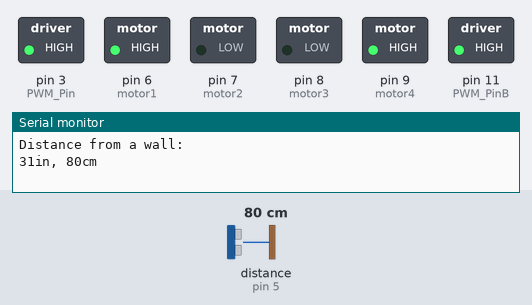
The sketch below on a simulated Arduino Uno, built with avr-gcc and run on an emulated ATmega328P. Parts: switched loads named in the sketch (green lamp = pin HIGH), the last lines printed to the serial monitor. Wiring (inferred from the names in the program): ultrasonic range finder: trigger pin 4; echo pin 5. Dashed ring = blinking. The test bench sets the inputs (shaded band); at power-on: distance to the obstacle (sensor on pin 5) 80 cm. The echo pulse lasts 58.3 µs per cm; pins used as bus, display or sensor lines are not drawn.

Above: at 6.2 s.
6.3 s: distance to the obstacle (sensor on pin 5) set to 13 cm
At 10.8 s:
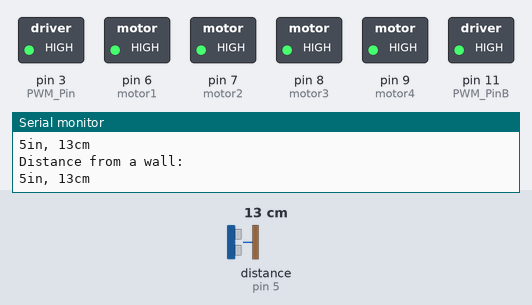
10.9 s: distance to the obstacle (sensor on pin 5) set to 10 cm
At 12.7 s:
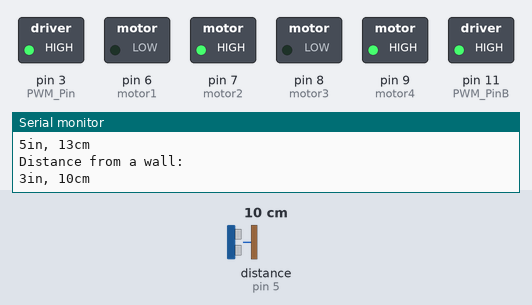
15.0 s: distance to the obstacle (sensor on pin 5) set to 60 cm
At 17.1 s:
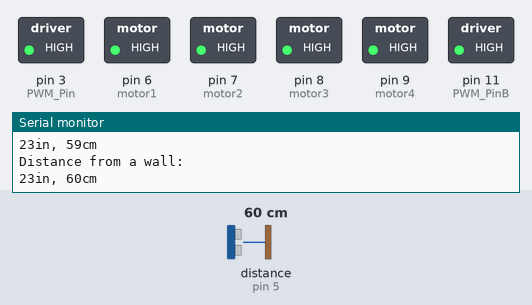
Timing chart, 0 to 25.6 s (numbered marks = the images above; inputs shaded):
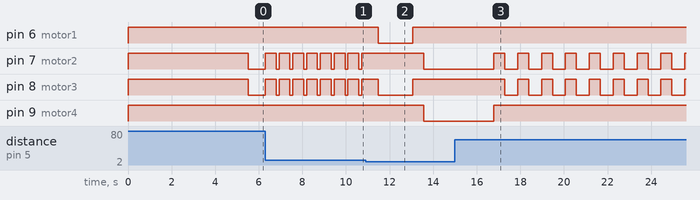

Measured:
- the behaviour switches between 12 and 11 cm on distance to the obstacle (sensor on pin 5) (found by bisection; images 1 and 2)
- after the input at 6.3 s, pin 7 (motor2), pin 8 (motor3): alternates HIGH for 0.50 s and LOW for 0.13 s, starting after 0.63 s
- after the input at 10.9 s, pin 6 (motor1): HIGH → LOW after 0.57 s, → HIGH 1.6 s later; pin 9 (motor4): HIGH → LOW after 2.7 s
- after the input at 15.0 s, pin 6 (motor1): stops changing and stays HIGH

The sketch:

robotMovement.ino
```cpp
/*
Variable Names:
    PWM_Pin, PWM_Speed
Variable Type:

Purpose:
    Stores the pin number that corresponds to the Pulse Width Modulation(PWM) pin on the Arduino
    Also controles the frequency of the PWM
 */
 #define PWM_Pin 3 //needs to be this pin for pwm
 #define PWM_PinB 11
 #define PWM_Speed 130

/*
Variable Names:
    motor1, motor2, motor3, motor4
Variable Type:

Purpose:
    Stores the digital pin numbers corresponding to the motor connections
    motor1 and motor2 represent the bidirectional movement of 2 motors in parallel
      (each motor value only controls 1 direction)
    motor3 and motor4 work the same but for different motors
 */

    #define motor1 6
    #define motor2 7

    #define motor3 8
    #define motor4 9

/*
Variable Names:
    leftTouchSensor, rightTouchSensor
Variable Type:
    Character
Purpose:
    Stores the analog pin numbers corresponding to the left and right front touch sensors
 */
    //char leftTouchSensor = "A6";
    //char rightTouchSensor = "A5";

/*
Variable Names:
    sonicTrigger, sonicEcho, duration, cm, inches
Variable Types:
    int, long
Purpose:
    Stores the digital pin number that corresponds to the ultrasonic distance sensor's trigger and echo pins
 */
    #define sonicTrigger 4
    #define sonicEcho 5
    long duration, cm, inches;
/*
Function Name:
    setup
Return Type:
    void
Inputs:
    None
Outputs:
    None
Purpose:
    A function that runs upon intialization of the Arduino
    Houses the code that initalizes the pin setup of the motors and PWM
 */
    void setup()
    {
      /*
      Variables involved:
          PWM_Pin, motor1, motor2, motor3, motor4, leftTouchSensor, rightTouchSensor, sonicTrigger, sonicEcho
      Functions Used:
          pinMode()
        Inputs:
            PWM_Pin, motor1, motor2, motor3, motor4, OUTPUT, leftTouchSensor, rightTouchSenspr, sonicTrigger, sonicEcho
        Outputs:
            None
      Purpose:
          Initialize the pins and configure them as either inputs or outputs
       */
             pinMode(PWM_Pin,OUTPUT);
             pinMode(PWM_PinB,OUTPUT);
             pinMode(motor1,OUTPUT);
             pinMode(motor2,OUTPUT);
             pinMode(motor3,OUTPUT);
             pinMode(motor4,OUTPUT);

             //pinMode(leftTouchSensor,INPUT);
             //pinMode(rightTouchSensor,INPUT);

             pinMode(sonicTrigger,OUTPUT);
             pinMode(sonicEcho,INPUT);


      /*
      Variables Used:
          PWM_Pin, motor1, motor2, motor3, motor4
      Functions Used:
          digitalWrite()
        Inputs:
              PWM_Pin, PWM_Speed, motor1, motor2, motor3, motor4, HIGH
        Outputs:
              None
      Purpose:
          Sets the frequency of the PWM and stops the motors
       */
           digitalWrite(PWM_Pin,PWM_Speed);
           digitalWrite(PWM_PinB,PWM_Speed);
           digitalWrite(motor1,HIGH);
           digitalWrite(motor2,HIGH);
           digitalWrite(motor3,HIGH);
           digitalWrite(motor4,HIGH);


      /*
      Functions Used:
          begin()
        Input:
          (a number)
        Output:
          None
      Purpose:
          Initializes the Serial communication and sets the tempo at which signals will be sent
       */
          Serial.begin(9600);
          delay(5000);
    }

/*
Function Name:
    loop
Return Type:
    void
Inputs:
    None
Outputs:
    None
Purpose:
    A function that continually loops as long as the Arduino is active
    Contains the functions that allow the Tekbot to move autonomously
 */

    void loop()
    {
        navigateMaze();
    }

/*
Function Name:
    moveForward
Return Type:
    void
Inputs:
    None
Outputs:
    None
Purpose:
    Turns on motors in a specific way to move the Tekbot in the "Forward" direction
 */
    void moveForward()
    {
         //Left Side Motor
         digitalWrite(motor1,HIGH);
         digitalWrite(motor2,LOW);

         //Right Side Motor
         digitalWrite(motor3,LOW);
         digitalWrite(motor4,HIGH);

    }


/*
Function Name:
    moveBackward
Return Type:
    void
Inputs:
    None
Outputs:
    None
Purpose:
    Turns the motors on to move the Tekbot in the "backwards" direction
 */
    void moveBackward()
    {
         //Left Side Motor
         digitalWrite(motor1,LOW);
         digitalWrite(motor2,HIGH);

         //Right Side Motor
         digitalWrite(motor3,HIGH);
         digitalWrite(motor4,LOW);

    }

/*
Function Name:
    moveStop
Return Type:
    void
Inputs:
    None
Outputs:
    None
Purpose:
    To stop all the motors
 */
      void moveStop()
      {
           digitalWrite(motor1,HIGH);
           digitalWrite(motor2,HIGH);
           digitalWrite(motor3,HIGH);
           digitalWrite(motor4,HIGH);
      }


/*
Function Name:
    rotateRight
Return Type:
    void
Inputs:
    None
Outputs:
    None
Purpose:
    Turns on the motors specific way to rotate the Tekbot to the "right" side
 */
    void rotateRight()
    {
         //Left Side Motor
         digitalWrite(motor1,HIGH);
         digitalWrite(motor2,LOW);

         //Right Side Motor
         digitalWrite(motor3,HIGH);
         digitalWrite(motor4,LOW);
    }

/*
Function Name:
    rotateLeft
Return Type:
    void
Inputs:
    None
Outputs:
    None
Purpose:
    Turns on the motors specific way to rotate the Tekbot to the "left" side
 */
    void rotateLeft()
    {
         //Right Side Motor
         digitalWrite(motor1,LOW);
         digitalWrite(motor2,HIGH);

         //Left Side Motor
         digitalWrite(motor3,LOW);
         digitalWrite(motor4,HIGH);
    }


/*
Function Name:
    isTouchSensorPressed
Return Type:
    Boolean
Inputs:
    Char(leftTouchSensor or rightTouchSensor)
Outputs:
    Boolean: False(Unpressed) or True(Pressed)
Purpose:
    Converts the value of the specific touch sensor inputted and returns a boolean to indicate whether it is pressed
 */
  /*
    bool isTouchSensorPressed(char sensor)
    {
        if(sensor == leftTouchSensor)
        {
             if(analogRead(sensor) == LOW)
             {
                 return true;
             }
             else
             {
                 return false;
             }
        }
        else if(sensor == rightTouchSensor)
        {
             if(analogRead(sensor) == LOW)
             {
                 return true;
             }
             else
             {
                 return false;
             }

        }
        else
        {
             Serial.println();
             Serial.print("The input is not a touch sensor");
        }
    }
  */
/*
Function Name:
    howFarIsWall
Return Type:
    double
Inputs:
    Int (sonicTrigger, sonicEcho)
Outputs:
    Distance(long)
Purpose:
    Operates the ultrasonic sensor by sending out pulses and using math and the time it taks to recieve the pulse to determine the distance
 */
    double howFarIsWall( int trigger, int echo)
    {
      //(CODE ADAPTED FROM RUI SANTOS)

        /*
            The ultrasonic sensor operates on HIGH pulses of 10+ microseconds
            so it is important to send a short LOW ping to get clean HIGH pings
         */

        digitalWrite(trigger, LOW);
        delayMicroseconds(5);

        digitalWrite(trigger, HIGH);
        delayMicroseconds(10);

        digitalWrite(trigger, LOW);

        //This sends a pulse and the duration is the time it takes for the echo to come back
        duration = pulseIn(echo, HIGH);

        // Convert the time into a distance
        cm = (duration/2) / 29.1;     // Divide by 29.1 or multiply by 0.0343
        inches = (duration/2) / 74;   // Divide by 74 or multiply by 0.0135

        //Prints the distance from the wall into the serial
        Serial.print("Distance from a wall:");
        Serial.println();
        Serial.print(inches);
        Serial.print("in, ");
        Serial.print(cm);
        Serial.print("cm");
        Serial.println();

        return cm;
    }
/*
Function Name:
    navigateMaze
Return Type:
    void
Inputs:
    None
Outputs:
    None
Purpose:
    Navigates a maze autonomously
 */
    int rate = 10; //The real rate is 20 but this is for accuracy purposes.
    int timeFor180Degree = 3200; //The estimated time it takes for the robot to rotate 180 degrees in milliseconds
    int timeFor90Degree = 1600;  //The estimated time it takes for the robot to rotate 90 degrees in miliseconds
    void navigateMaze()
    {


        int wallDistance = howFarIsWall(sonicTrigger,sonicEcho);
        delay(250);


            while( wallDistance > 10)
            {
                delay(250);
                moveForward();
                delay(wallDistance*rate);
                moveStop();
                delay(250);
                wallDistance = howFarIsWall(sonicTrigger,sonicEcho);
            }

            moveStop();
            delay(500);
            rotateLeft();
            delay(timeFor90Degree);
            moveStop();

            if(howFarIsWall(sonicTrigger,sonicEcho) < 15)
            {
                  delay(500);
                  rotateRight();
                  delay(timeFor180Degree);
                  moveStop();
            }

             if(howFarIsWall(sonicTrigger,sonicEcho) < 10)
            {
                 moveBackward();
                 delay(2000);
                 moveStop();
            }
        }


/* COPY OF NAGIVATE MAZE BEFORE CHANGES
 Function Name:
    navigateMaze
Return Type:
    void
Inputs:
    None
Outputs:
    None
Purpose:
    Navigates a maze autonomously

    int rate = 10; //The real rate is 20 but this is for accuracy purposes.
    int timeFor180Degree = 1500; //The estimated time it takes for the robot to rotate 180 degrees in milliseconds
    int timeFor90Degree = 800;  //The estimated time it takes for the robot to rotate 90 degrees in miliseconds
    void navigateMaze()
    {

        int wallDistance = howFarIsWall(sonicTrigger,sonicEcho);
        delay(250);
        while( wallDistance > 8)
        {
          delay(250);
          moveForward();
          delay(wallDistance*rate);
          moveStop();
          delay(250);
          wallDistance = howFarIsWall(sonicTrigger,sonicEcho);
        }

        moveStop();
        delay(500);
        rotateLeft();
        delay(timeFor90Degree);
        moveStop();

        if(howFarIsWall(sonicTrigger,sonicEcho) < 15)
        {
            delay(500);
            rotateRight();
            delay(timeFor180Degree);
            moveStop();
        }
    }

*/
```
